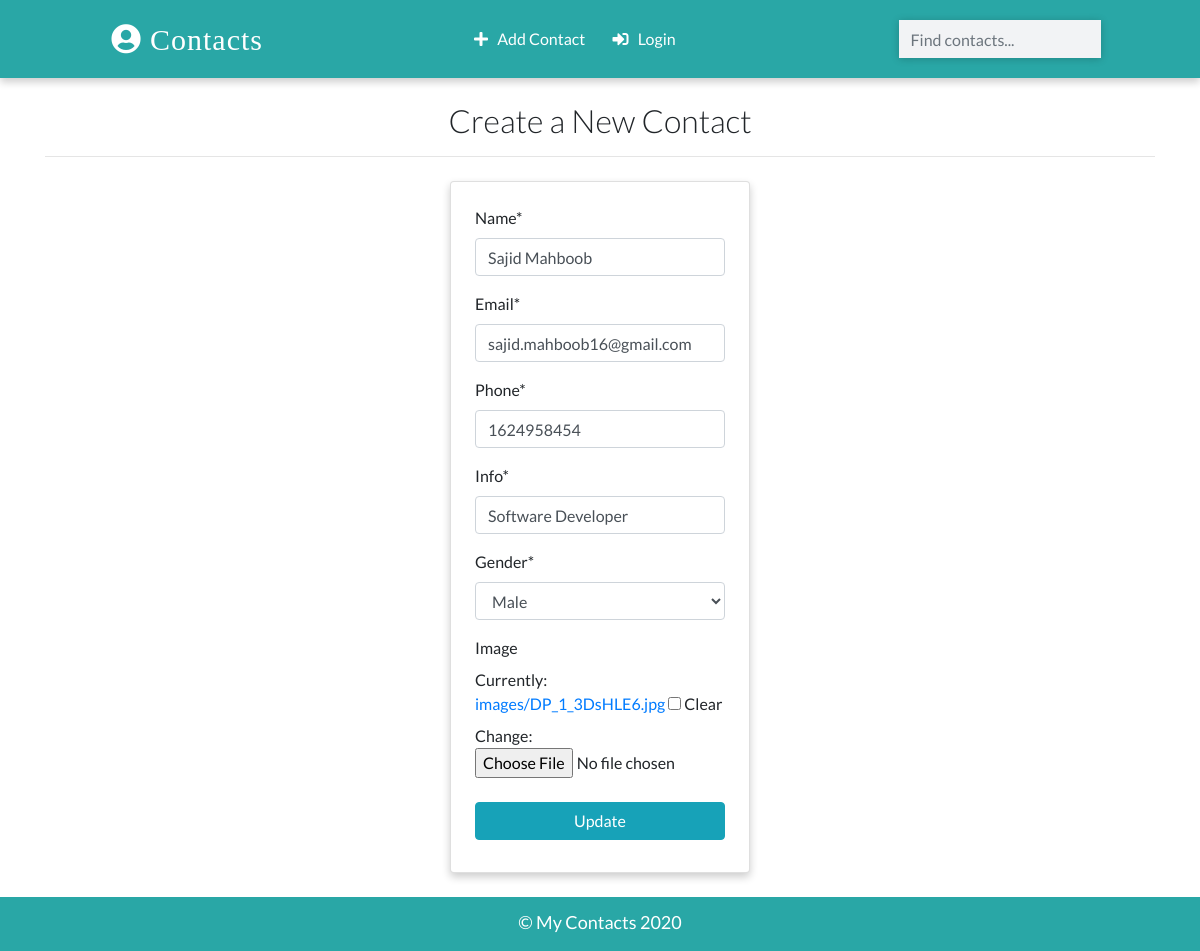
The app's page /contacts/update/7/ with its own data.
### cms/models.py (models this page shows, shortened)
class Contact(models.Model):
    name = models.CharField(max_length=20)
    email = models.EmailField(max_length=100)
    phone = models.IntegerField()
    info = models.CharField(max_length=30)
    gender = models.CharField(max_length=50, choices=(
        ('male', 'Male'),
        ('female', 'Female'),
    ))
    image = models.ImageField(upload_to='images/', blank=True)
    date_added = models.DateTimeField(default = datetime.now)
    class Meta:
        ordering = ['-id']

### cms/views.py (the view, shortened to what this page needs)
# urls.py: path('contacts/update/<pk>/', views.ContactUpdateView.as_view(), name='update'),
class ContactUpdateView(UpdateView):
    model = Contact
    template_name = 'update.html'
    fields = ['name','email','phone','info','gender','image']

### templates/update.html (shortened to what this page needs)
{% extends 'base.html' %}
{% load crispy_forms_tags %}
{% block main_content %}
<div class="container">
    <h2 class="heading font-weight-light text-center">Create a New Contact</h2>
    <hr>
</div>
<div class="container w-25 card p-4 mt-4">
    <form action="" method="POST" enctype="multipart/form-data">
    {{form|crispy}}
    <input type="submit" value="Update" class="w-100 text-white text-center my-2 btn btn-info">
    </form>
</div>
{% endblock main_content %}

### static/css/main.css (style rules this page uses)
:root { --back: #29a7a6; --girl: #e64298; --boy: #2874dd; }
body { font-family: Lato, sans-serif; }
.card { box-shadow: 0 4px 8px 0 rgba(0, 0, 0, 0.2); transition: 0.3s; min-width: 250px; box-sizing: border-box; }

### records on screen
Contact: name "Sajid Mahboob", email "sajid.mahboob16@gmail.com", phone "1624958454", info "Software Developer", gender "Male"
